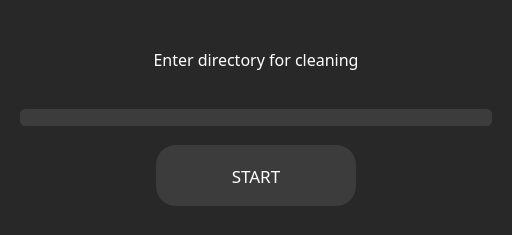
<?xml version="1.0" encoding="UTF-8"?>
<ui version="4.0">
 <class>MainWindow</class>
 <widget class="QMainWindow" name="MainWindow">
  <property name="geometry">
   <rect>
    <x>0</x>
    <y>0</y>
    <width>512</width>
    <height>235</height>
   </rect>
  </property>
  <property name="sizePolicy">
   <sizepolicy hsizetype="Preferred" vsizetype="Preferred">
    <horstretch>0</horstretch>
    <verstretch>0</verstretch>
   </sizepolicy>
  </property>
  <property name="minimumSize">
   <size>
    <width>510</width>
    <height>235</height>
   </size>
  </property>
  <property name="maximumSize">
   <size>
    <width>700</width>
    <height>400</height>
   </size>
  </property>
  <property name="font">
   <font>
    <family>MS Reference Specialty</family>
    <pointsize>17</pointsize>
   </font>
  </property>
  <property name="windowTitle">
   <string>MainWindow</string>
  </property>
  <property name="styleSheet">
   <string notr="true">* {
	color: white;
}

.QMainWindow {
	background-color: rgb(40, 40, 40);
}

.QLabel {
}

.QLineEdit {
	background-color: rgb(60, 60, 60);
	border-radius: 5px;
	padding: 0 6;
}

.QPushButton {
	border-radius: 20px;
	background-color: rgb(60, 60, 60);
	transition-duration: 1s;
}

.QPushButton:hover {
	background-color: rgb(50, 50, 50);
}
</string>
  </property>
  <widget class="QWidget" name="centralWidget">
   <property name="sizePolicy">
    <sizepolicy hsizetype="Preferred" vsizetype="Preferred">
     <horstretch>0</horstretch>
     <verstretch>0</verstretch>
    </sizepolicy>
   </property>
   <property name="styleSheet">
    <string notr="true"/>
   </property>
   <layout class="QVBoxLayout" name="verticalLayout">
    <property name="spacing">
     <number>10</number>
    </property>
    <property name="leftMargin">
     <number>20</number>
    </property>
    <property name="topMargin">
     <number>20</number>
    </property>
    <property name="rightMargin">
     <number>20</number>
    </property>
    <property name="bottomMargin">
     <number>20</number>
    </property>
    <item>
     <widget class="QLabel" name="mainLabel">
      <property name="font">
       <font>
        <family>8BIT WONDER</family>
        <pointsize>12</pointsize>
        <stylestrategy>PreferDefault</stylestrategy>
        <kerning>true</kerning>
       </font>
      </property>
      <property name="contextMenuPolicy">
       <enum>Qt::DefaultContextMenu</enum>
      </property>
      <property name="layoutDirection">
       <enum>Qt::LeftToRight</enum>
      </property>
      <property name="styleSheet">
       <string notr="true"/>
      </property>
      <property name="text">
       <string>Enter directory for cleaning</string>
      </property>
      <property name="alignment">
       <set>Qt::AlignCenter</set>
      </property>
     </widget>
    </item>
    <item>
     <widget class="QLineEdit" name="dirLineEdit">
      <property name="sizePolicy">
       <sizepolicy hsizetype="Preferred" vsizetype="Maximum">
        <horstretch>0</horstretch>
        <verstretch>0</verstretch>
       </sizepolicy>
      </property>
      <property name="font">
       <font>
        <family>Arial</family>
        <pointsize>10</pointsize>
       </font>
      </property>
     </widget>
    </item>
    <item>
     <widget class="QWidget" name="bottomWidget" native="true">
      <property name="sizePolicy">
       <sizepolicy hsizetype="Preferred" vsizetype="Maximum">
        <horstretch>0</horstretch>
        <verstretch>0</verstretch>
       </sizepolicy>
      </property>
      <property name="maximumSize">
       <size>
        <width>16777215</width>
        <height>400</height>
       </size>
      </property>
      <property name="styleSheet">
       <string notr="true"/>
      </property>
      <layout class="QHBoxLayout" name="horizontalLayout">
       <item>
        <widget class="QPushButton" name="clearButton">
         <property name="sizePolicy">
          <sizepolicy hsizetype="Maximum" vsizetype="Maximum">
           <horstretch>0</horstretch>
           <verstretch>0</verstretch>
          </sizepolicy>
         </property>
         <property name="minimumSize">
          <size>
           <width>200</width>
           <height>0</height>
          </size>
         </property>
         <property name="maximumSize">
          <size>
           <width>16777215</width>
           <height>400</height>
          </size>
         </property>
         <property name="font">
          <font>
           <family>8BIT WONDER</family>
           <pointsize>13</pointsize>
          </font>
         </property>
         <property name="layoutDirection">
          <enum>Qt::LeftToRight</enum>
         </property>
         <property name="styleSheet">
          <string notr="true"/>
         </property>
         <property name="text">
          <string>START</string>
         </property>
         <property name="autoDefault">
          <bool>false</bool>
         </property>
        </widget>
       </item>
      </layout>
     </widget>
    </item>
   </layout>
  </widget>
 </widget>
 <resources/>
 <connections/>
</ui>
